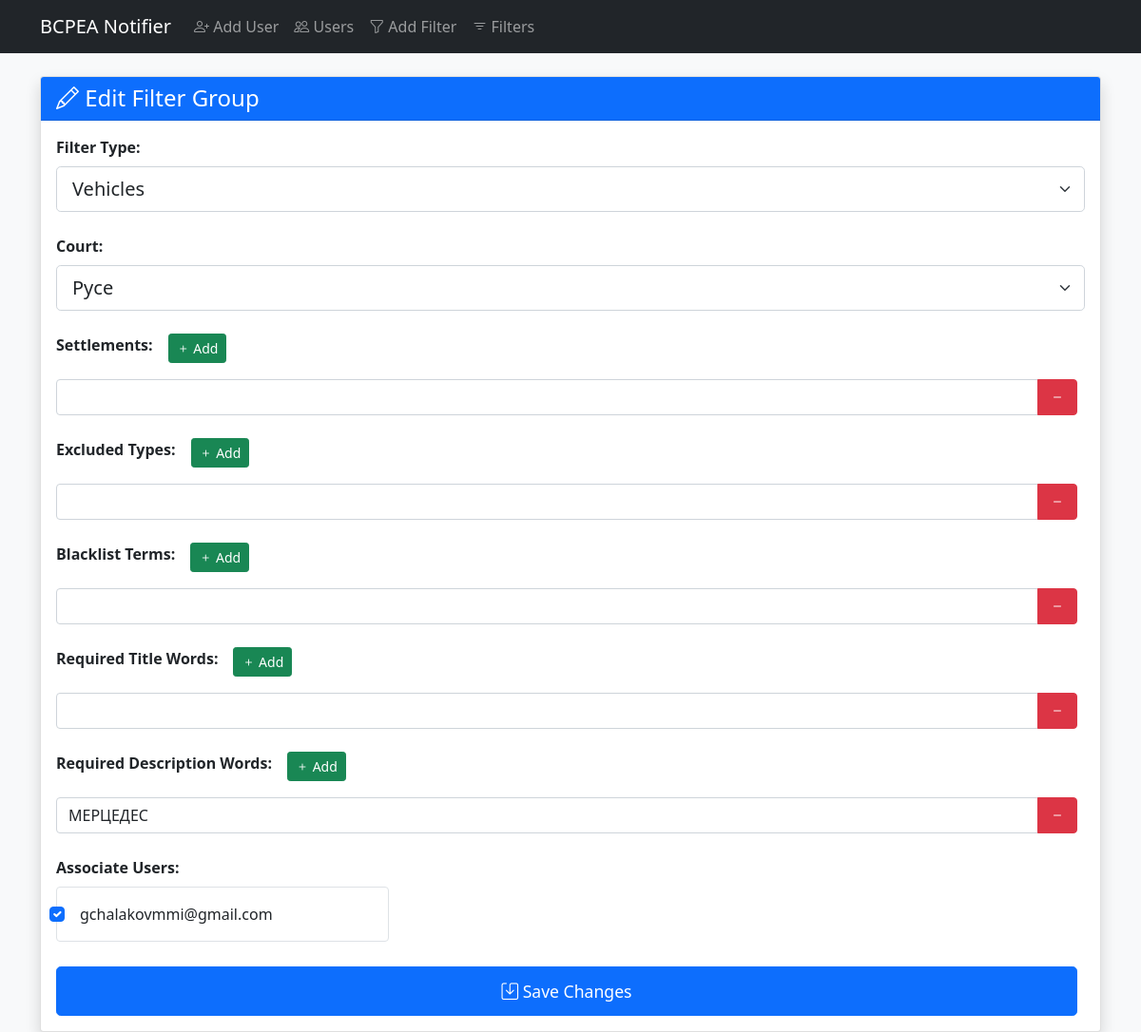
Screenshot of /edit_filter/1 with the database file from the repository.
### tables this page shows
CREATE TABLE filter_groups (
                id INTEGER PRIMARY KEY AUTOINCREMENT,
                type TEXT NOT NULL DEFAULT 'property',
                court INTEGER NOT NULL,
                settlements TEXT,
                excluded_property_types TEXT,
                blacklist TEXT,
                required_title_words TEXT,
                required_description_words TEXT,
                created_at DATETIME DEFAULT CURRENT_TIMESTAMP
            );

CREATE TABLE users (
                id INTEGER PRIMARY KEY AUTOINCREMENT,
                email TEXT UNIQUE NOT NULL,
                created_at DATETIME DEFAULT CURRENT_TIMESTAMP
            );

### app.py (the view, shortened to what this page needs)
@app.route('/edit_filter/<int:filter_id>', methods=['GET', 'POST'])
def edit_filter(filter_id):
    db = get_db()
    filter_group = db.execute('SELECT * FROM filter_groups WHERE id = ?', (filter_id,)).fetchone()
    users = db.execute('''
        SELECT u.email
        FROM users u
        JOIN user_filters uf ON u.id = uf.user_id
        WHERE uf.filter_group_id = ?
    ''', (filter_id,)).fetchall()
    associated_emails = [u['email'] for u in users]
    all_users = db.execute('SELECT * FROM users ORDER BY email').fetchall()
    return render_template('edit_filter.html',
                         filter=filter_group,
                         court_choices=COURT_CHOICES,
                         filter_types=FILTER_TYPES,
                         users=all_users,
                         associated_emails=associated_emails)

### app.py (called while the page is built)
def get_db():
    db = getattr(g, '_database', None)
    if db is None:
        db = g._database = sqlite3.connect(DATABASE)
        db.row_factory = sqlite3.Row
    return db

@app.teardown_appcontext
def close_connection(exception):
    db = getattr(g, '_database', None)
    if db is not None:
        db.close()

### templates/edit_filter.html (shortened to what this page needs)
{% extends "base.html" %}
{% block content %}
<div class="card shadow">
    <div class="card-header bg-primary text-white">
        <h4 class="mb-0"><i class="bi bi-pencil"></i> Edit Filter Group</h4>
    </div>
    <div class="card-body">
        <form method="POST">
            <div class="mb-4">
                <label class="form-label fw-bold">Filter Type:</label>
                <select name="type" class="form-select form-select-lg" required>
                    {% for value, label in filter_types %}
                        <option value="{{ value }}" {% if value == filter.type %}selected{% endif %}>{{ label }}</option>
                    {% endfor %}
                </select>
            </div>
            <div class="mb-4">
                <label class="form-label fw-bold">Court:</label>
                <select name="court" class="form-select form-select-lg" required>
                    {% for num, name in court_choices %}
                        <option value="{{ num }}" {% if num|string == filter.court|string %}selected{% endif %}>{{ name }}</option>
                    {% endfor %}
                </select>
            </div>
            {% macro render_field_section(field_name, label, values) %}
                <div class="mb-4">
                    <div class="d-flex align-items-center mb-3">
                        <label class="form-label fw-bold me-3">{{ label }}:</label>
                        <button type="button" class="btn btn-success btn-sm" onclick="addField('{{ field_name }}')">
                            <i class="bi bi-plus"></i> Add
                        </button>
                    </div>
                    <div id="{{ field_name }}-container">
                        {% if values %}
                            {% for value in values %}
                                <div class="input-group mb-2">
                                    <input type="text" name="{{ field_name }}[]" class="form-control" value="{{ value }}">
                                    <button type="button" class="btn btn-danger" onclick="removeField(this)">
                                        <i class="bi bi-dash"></i>
                                    </button>
                                </div>
                            {% endfor %}
                        {% else %}
                            <div class="input-group mb-2">
                                <input type="text" name="{{ field_name }}[]" class="form-control">
                                <button type="button" class="btn btn-danger" onclick="removeField(this)">
                                    <i class="bi bi-dash"></i>
                                </button>
                            </div>
                        {% endif %}
                    </div>
                </div>
            {% endmacro %}
            {{ render_field_section('settlements', 'Settlements', filter.settlements.split(',') if filter.settlements) }}
            {{ render_field_section('excluded', 'Excluded Types', filter.excluded_property_types.split(',') if filter.excluded_property_types) }}
            {{ render_field_section('blacklist', 'Blacklist Terms', filter.blacklist.split(',') if filter.blacklist) }}
            {{ render_field_section('required_title', 'Required Title Words', filter.required_title_words.split(',') if filter.required_title_words) }}
            {{ render_field_section('required_description', 'Required Description Words', filter.required_description_words.split(',') if filter.required_description_words) }}
            <div class="mb-4">
                <label class="form-label fw-bold">Associate Users:</label>
                <div class="row g-3">
                    {% for user in users %}
                        <div class="col-md-4">
                            <div class="form-check p-3 border rounded">
                                <input class="form-check-input" type="checkbox"
                                    name="user_emails" value="{{ user.email }}" id="user{{ user.id }}"
                                    {% if user.email in associated_emails %}checked{% endif %}>
                                <label class="form-check-label ms-2" for="user{{ user.id }}">
                                    {{ user.email }}
                                </label>
                            </div>
                        </div>
                    {% endfor %}
                </div>
            </div>
            <div class="d-grid gap-2">
                <button type="submit" class="btn btn-primary btn-lg">
                    <i class="bi bi-save"></i> Save Changes
                </button>
            </div>
        </form>
    </div>
</div>
{% endblock %}

### static/css/style.css (style rules this page uses)
.btn-lg { padding: 0.75rem 1.5rem; font-size: 1.1rem; }
.btn { margin-right: 0.5rem; }

### rows the page displays
filter_groups: type "Vehicles", court "Русе", required_description_words "МЕРЦЕДЕС"
users: email "☑", email "gchalakovmmi@gmail.com"

### other values shown
{{ label }} "Settlements Excluded Types Blacklist Terms Required Title Words Required Description Words"
